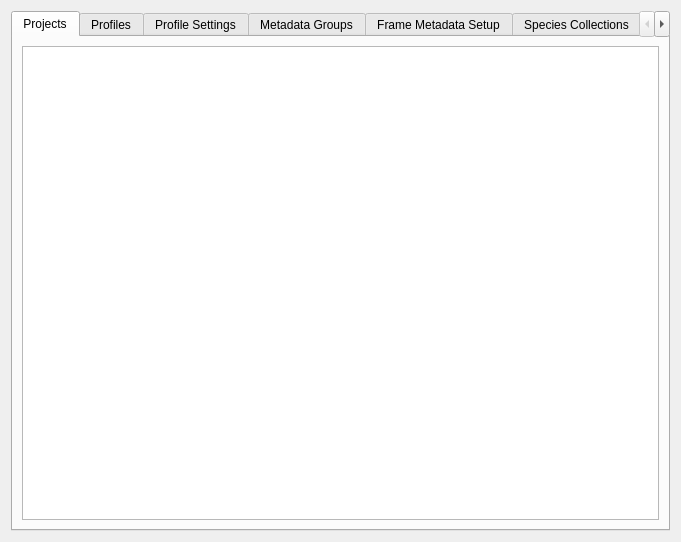
<?xml version="1.0" encoding="UTF-8"?>
<ui version="4.0">
 <class>viewApplicationDB</class>
 <widget class="QDialog" name="viewApplicationDB">
  <property name="geometry">
   <rect>
    <x>0</x>
    <y>0</y>
    <width>681</width>
    <height>542</height>
   </rect>
  </property>
  <property name="windowTitle">
   <string>Dialog</string>
  </property>
  <layout class="QVBoxLayout" name="verticalLayout">
   <item>
    <widget class="QTabWidget" name="tabs">
     <property name="currentIndex">
      <number>0</number>
     </property>
     <widget class="QWidget" name="projects">
      <attribute name="title">
       <string>Projects</string>
      </attribute>
      <layout class="QVBoxLayout" name="verticalLayout_2">
       <item>
        <widget class="QTableView" name="projectsView"/>
       </item>
      </layout>
     </widget>
     <widget class="QWidget" name="profiles">
      <attribute name="title">
       <string>Profiles</string>
      </attribute>
      <layout class="QVBoxLayout" name="verticalLayout_3">
       <item>
        <widget class="QTableView" name="profilesView"/>
       </item>
      </layout>
     </widget>
     <widget class="QWidget" name="profile_settings">
      <attribute name="title">
       <string>Profile Settings</string>
      </attribute>
      <layout class="QVBoxLayout" name="verticalLayout_4">
       <item>
        <widget class="QTableView" name="profileSettingsView"/>
       </item>
      </layout>
     </widget>
     <widget class="QWidget" name="metadata_groups">
      <attribute name="title">
       <string>Metadata Groups</string>
      </attribute>
      <layout class="QVBoxLayout" name="verticalLayout_5">
       <item>
        <widget class="QTableView" name="metadataGroupsView"/>
       </item>
      </layout>
     </widget>
     <widget class="QWidget" name="frame_metadata_setup">
      <attribute name="title">
       <string>Frame Metadata Setup</string>
      </attribute>
      <layout class="QVBoxLayout" name="verticalLayout_6">
       <item>
        <widget class="QTableView" name="frameMetadataSetupView"/>
       </item>
      </layout>
     </widget>
     <widget class="QWidget" name="species_collections">
      <attribute name="title">
       <string>Species Collections</string>
      </attribute>
      <layout class="QVBoxLayout" name="verticalLayout_7">
       <item>
        <widget class="QTableView" name="speciesCollectionsView"/>
       </item>
      </layout>
     </widget>
     <widget class="QWidget" name="species_setup">
      <attribute name="title">
       <string>Species Setup</string>
      </attribute>
      <layout class="QVBoxLayout" name="verticalLayout_8">
       <item>
        <widget class="QTableView" name="speciesSetupView"/>
       </item>
      </layout>
     </widget>
    </widget>
   </item>
  </layout>
 </widget>
 <resources/>
 <connections/>
</ui>
